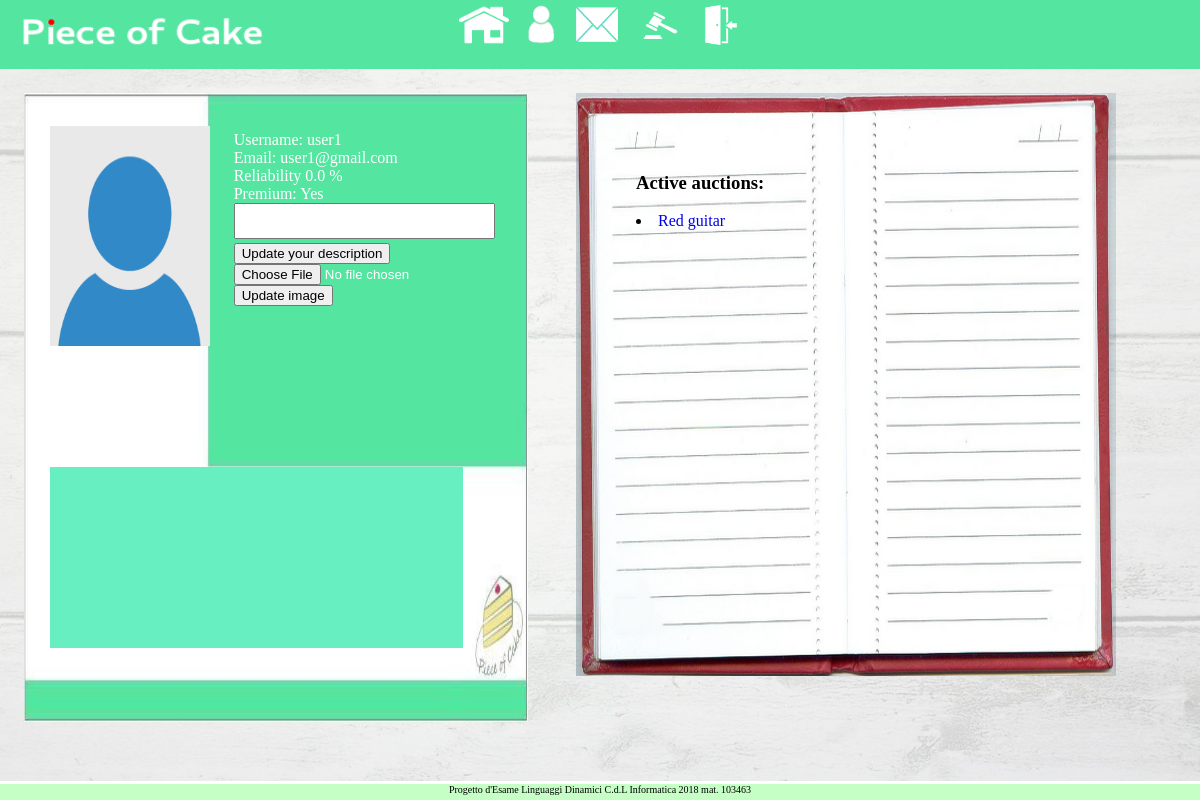
/webauction/accounts/profile/user1 (signed in), run on an earlier commit of the app's database.
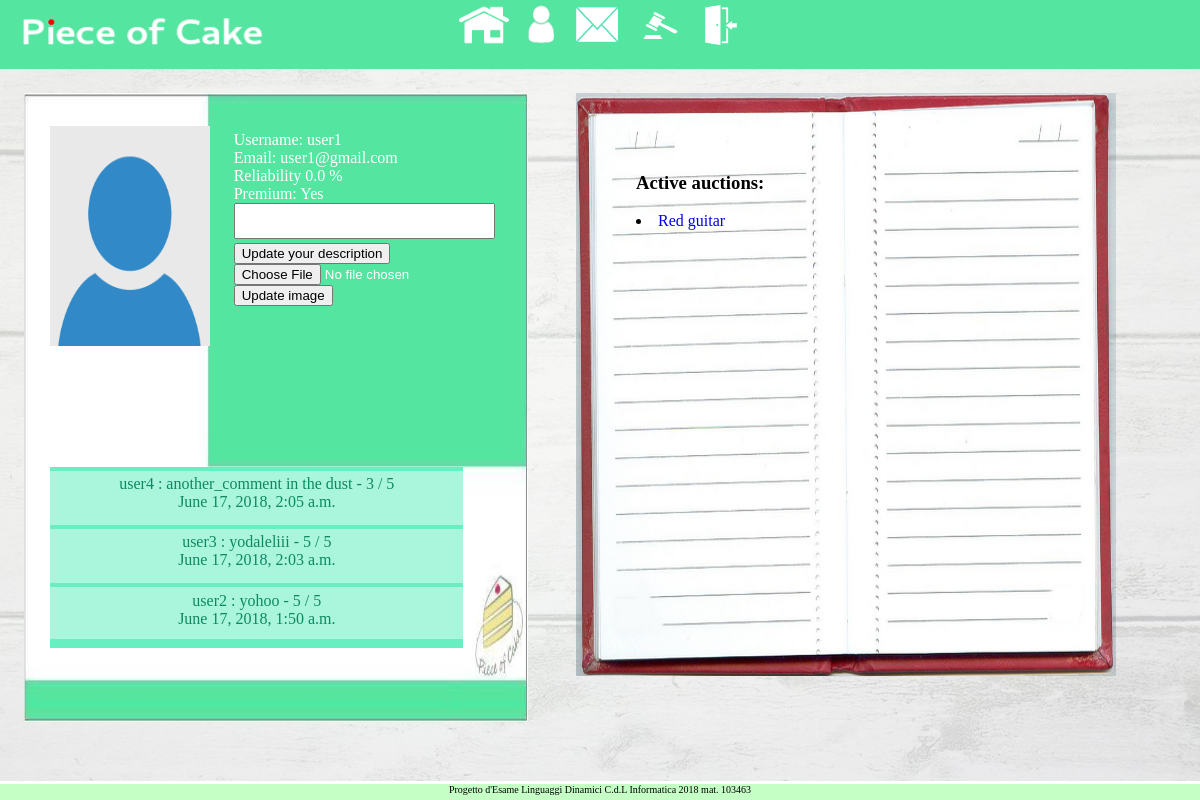
And on a later commit of the database.
### webauction/models.py (models this page shows, shortened)
class UserProfile(models.Model):
    def create_user_profile(sender, instance, created, **kwargs):
        if created:
            profile, created = UserProfile.objects.get_or_create(user=instance)
    post_save.connect(create_user_profile, sender=User)
    user = models.OneToOneField(User, on_delete=models.CASCADE)
    feedback = models.FloatField(default=0)
    votes = models.IntegerField(default=0)
    auction_count = models.SmallIntegerField(default=3)
    premium = models.BooleanField(default=False)
    description = models.CharField(max_length=1000, default='')
    profile_pic = models.ImageField(upload_to='profile_img/',
                    default='profile_img/defaultprofileimage.png')
    sold_auction = models.IntegerField(default=0)

class Auction(models.Model):
    seller = models.ForeignKey(User, related_name="seller", on_delete=models.CASCADE)
    title = models.CharField(max_length=100)
    image = models.ImageField(upload_to='auction_img/%Y/%m/%d/')
    description = models.CharField(max_length=5000)
    pub_date = models.DateTimeField(auto_now_add=True)
    expire_date = models.DateTimeField(default=datetime.datetime.now)
    min_price = models.DecimalField(max_digits=10, default=0, decimal_places=2)
    min_bid = models.DecimalField(max_digits=10, default=MIN_BID(), decimal_places=2)
    bid_count = models.IntegerField(default=0)
    last_bid_user = models.ForeignKey(User, null=True, related_name="last_bid_user", \
            on_delete=models.CASCADE)
    current_price = models.DecimalField(max_digits=10, default=0, decimal_places=2)
    active = models.BooleanField(default=True)
    category = models.CharField(max_length=50, default=('OT','Other'),
                                choices=CATEGORY_CHOICES)

class Vote(models.Model):
    sender = models.ForeignKey(User, related_name="vote_sender", on_delete=models.CASCADE)
    receiver = models.ForeignKey(User, related_name="vote_receiver", on_delete=models.CASCADE)
    message = models.CharField(max_length=1000, blank=False)
    datetime = models.DateTimeField(auto_now_add=True)
    rating = models.SmallIntegerField(validators=[MaxValueValidator(5), MinValueValidator(1)])

### webauction/views.py (the view, shortened to what this page needs)
# urls.py: url(r'^accounts/profile/(?P<searched_username>.*)$', views.profile, name='profile'),
def profile(request, searched_username):
    if searched_username == '':
        searchedUser = request.user
    else:
        searchedUser = get_object_or_404(User, username=searched_username)
    userProfile = get_object_or_404(UserProfile, user=searchedUser)
    active_auction_list = Auction.objects.filter(Q(seller__exact=searchedUser),Q(active__exact=True))
    friendRequests_forward = FriendRequest.objects.filter(
                    Q(friend_of__exact=request.user), Q(accepted__exact=False))
    friendRequests_backward = FriendRequest.objects.filter(
                    Q(friend__exact=request.user), Q(accepted__exact=False))
    friends_forward = [ friendrequest.friend for friendrequest in friendRequests_forward ]
    friends_backward = [ friendrequest.friend_of for friendrequest in friendRequests_backward ]
    requestIsSent = False
    requestIsSentBack = False
    if searchedUser in friends_forward:
        requestIsSent = True
    if searchedUser in friends_backward:
        requestIsSentBack = True
    voteAlreadyExists = False
    existingVote = Vote.objects.filter(receiver=userProfile.user, sender=request.user)
    if len(existingVote) != 0:
        voteAlreadyExists = True
    context = {}
    context['userProfile'] = userProfile
    context['alreadySentForward'] = requestIsSent
    context['alreadySentBack'] = requestIsSentBack
    context['activeAuctions'] = active_auction_list
    context['voteExists'] = voteAlreadyExists
    all_votes = Vote.objects.filter(receiver__exact=userProfile.user)
    print(len(all_votes))
    now = timezone.localtime(timezone.now())
    all_votes_sorted = sorted(all_votes,
        key=lambda x: (now-x.datetime).total_seconds() , reverse=False)
    context['all_votes'] = all_votes_sorted
    if request.method == 'GET':
        return render(request, 'webauction/profile.html', context)

### webauction/templates/webauction/profile.html (shortened to what this page needs)
{% extends 'top_bar_base_template.html' %}
{% block body %}
<div id=profile>
    <div id=upper>
    <div id=profile_picture>
        <img src={{ userProfile.profile_pic.url }} style='height:220px; width:160px;'>
    </div>
    <div id=profile_data>
        Username: {{ userProfile.user.username }} <br>
        Email: {{ userProfile.user.email }} <br>
        Reliability {{ userProfile.feedback }} % <br>
        {% if request.user == userProfile.user %}
            Premium:
            {% if not userProfile.premium %}
                No
                <form method='POST'>
                    {% csrf_token %}
                    <input type='submit' name='get_premium' value='Get Premium'>
                </form>
                Auction tokens: {{ userProfile.auction_count}}
            {% else %}
                Yes
            {% endif %}
        {% endif %}
        {% if request.user == userProfile.user %}
            <textarea style='resize:none; background-color:c6edab; overflow-y:scroll'
                rows=2 cols=30 name='description' form='desc_form'>
                {{ userProfile.description }}
            </textarea>
            <form id='desc_form' method='POST'>
                <input type='submit' name='update_desc' value='Update your description'>
            </form>
        {% else %}
            descrizione:
                {{ request.user.descrizione}}
        {% endif %}
        {% if request.user == userProfile.user %}
            <form enctype="multipart/form-data" method='POST'>
                <input type='file' accept='.png, .jpg, .jpeg' name='update_pic' required/> <br>
                <input type='submit' name='update_img' value='Update image'>
            </form>
        {% endif %}
    </div>
    </div>
    <div id=lower>
        <div id=all_votes>
        {% for vote in all_votes %}
            <div>
                {{ vote.sender }} : {{ vote.message }} - {{ vote.rating }} / 5 <br>
                {{ vote.datetime }}
            </div>
        {% endfor %}
        </div>
    </div>
</div>
<div id=auction_data>
        <h3> Active auctions:<br> </h3>
        {% for auction in activeAuctions %}
            <li>
                <a href='{% url 'webauction:detail' auction.id %}'>
                    {{ auction.title }}
                </a>
            </li>
        {% endfor %}
</div>
{% endblock %}

### templates/top_bar_base_template.html (shortened to what this page needs)
<!DOCTYPE html>
<html>
<div id=header>
    {% include "login_top_bar.html" %}
</div>
<div id=body>
    {% block body %}
    {% endblock %}
</div>
<div id=footer>
    Progetto d'Esame Linguaggi Dinamici C.d.L Informatica 2018 mat. 103463
</div>
</html>

### templates/login_top_bar.html (shortened to what this page needs)
<div id=login_top_bar>
    <a href="{% url 'webauction:index' %}">
        <img src="/media/static_images/home_button.png"
        width=50px height=40px >
    </a>
    {% if user.is_authenticated %}
        <a href=/webauction/accounts/profile/{{ user.username }}>
            <img src="/media/static_images/person_profile.png"
            width=30px height=40px>
        </a>
        <a href={% url 'messenger:messenger' %}>
            <img src="/media/static_images/mail_pic.png"
            width=45px height=40px >
        <a href={% url 'webauction:make_auction' %}>
            <img src="/media/static_images/make_auction.png"
            width=45px height=40px >
    {% endif %}
    {% if user.is_authenticated %}
    <a href={% url 'logout_view' %}>
        <img src="/media/static_images/logout_door.png"
        width=40px height=40px >
    {% endif %}
</div>

What changed in the data, as far as the page shows it:
added Vote: sender "user4", message "another_comment in the dust", rating "3", datetime "June 17, 2018, 2:05 a.m."
added Vote: sender "user3", message "yodaleliii", rating "5", datetime "June 17, 2018, 2:03 a.m."
added Vote: sender "user2", message "yohoo", rating "5", datetime "June 17, 2018, 1:50 a.m."
